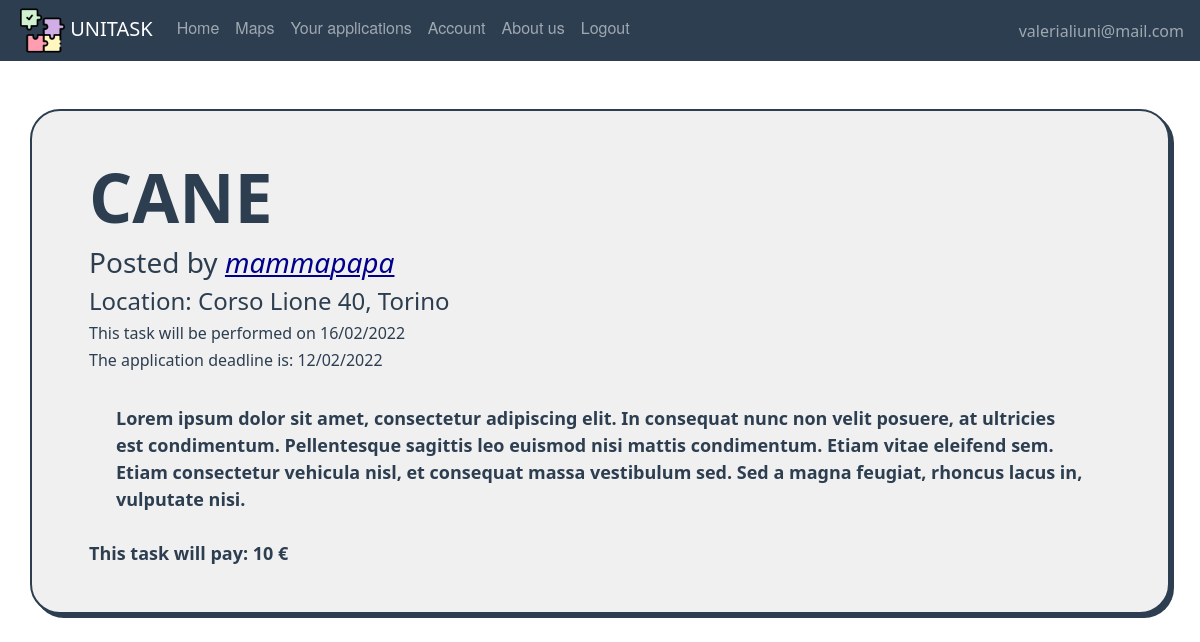
Page /task/1 (signed in) on the earlier database version.
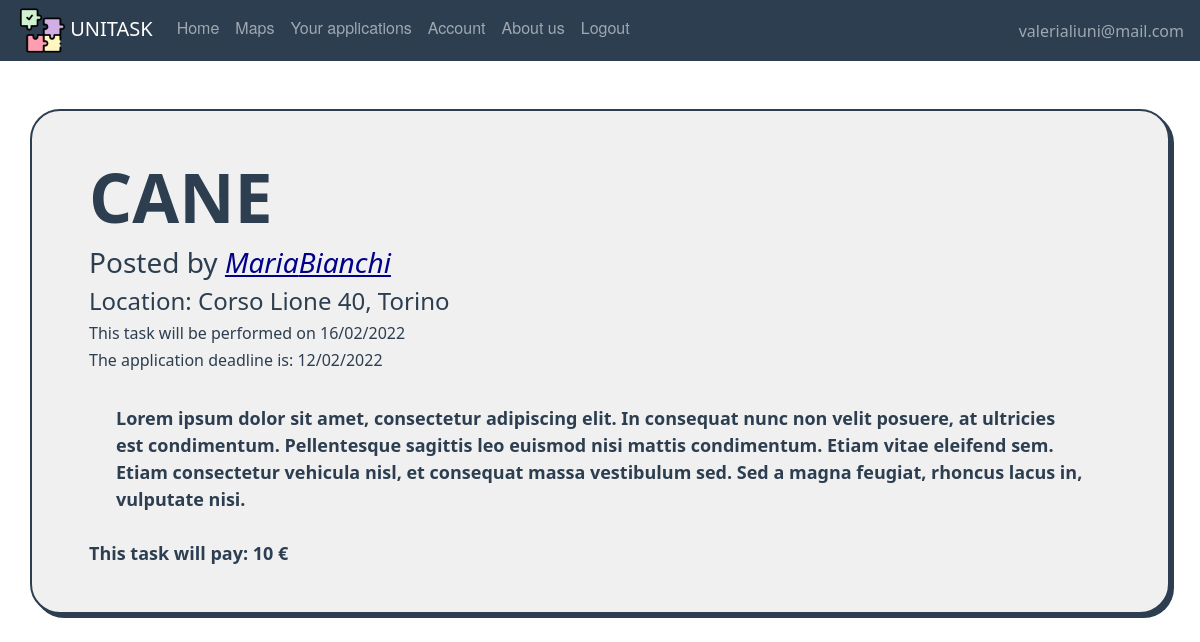
Same page on the later database version.
### website/models.py (models this page shows)
class User(db.Model, UserMixin):
    id = db.Column(db.Integer, primary_key=True)
    email = db.Column(db.String(150), unique=True)
    password = db.Column(db.String(150))
    first_name = db.Column(db.String(150))
    surname = db.Column(db.String(150))
    description = db.Column(db.String(200))
    type = db.Column(db.String(20))
    reviewsposted = db.relationship('Review', foreign_keys='Review.id_reviewer',
                                    backref='author')
    reviewsreceived = db.relationship('Review', foreign_keys='Review.id_reviewed',
                                      backref='received')
    __mapper_args__ = {
        'polymorphic_on': type,
        'polymorphic_identity': 'user',
    }

### website/user/routes.py (the view)
@users.route('/task/<task_id>', methods=['GET', 'POST'])
@login_required
def task(task_id):
    if current_user.type == 'student':
        t = Offer.query.filter(Offer.id == task_id).first()
        btn = True
        if current_user in t.applicants:
            btn = False
        return render_template("Student/task.html", user=current_user, taskscelta=t, btn=btn)
    else:
        t = Offer.query.filter(Offer.id == task_id).first()
        return render_template("adult/chooseStud.html", user=current_user, taskscelta=t)

### website/templates/student/task.html (shortened to what this page needs)
{% extends "base.html" %}
{% block content%}
    <div class="container task-container">
        <div class="row task-row">
            <div class="col-12">
                <h1 align="left" class="task-title">{{ taskscelta.title }}</h1>
                <h3>Posted by <span class="task-owner"><a style="color:darkblue" href="{{ url_for('users.showreviews', user_id=taskscelta.id_adult, task_id='0') }}">{{ taskscelta.poster.first_name }}{{ taskscelta.poster.surname }}</a></span></h3>
                <h4>Location: {{ taskscelta.address }}, Torino</h4>
                <h6>This task will be performed on {{ taskscelta.date_task.strftime("%d/%m/%Y") }}</h6>
                <h6>The application deadline is: {{ taskscelta.dateexpire.strftime("%d/%m/%Y") }}</h6>
                <div class="task-description">
                    {{ taskscelta.description}}
                </div>
                <div>This task will pay: {{ taskscelta.amount }} €</div>
            </div>
        </div>
    </div>
{% endblock %}

Differences in the rows shown:
changed User: poster.first_name "mamma" → "Maria"; poster.surname "papa" → "Bianchi"
